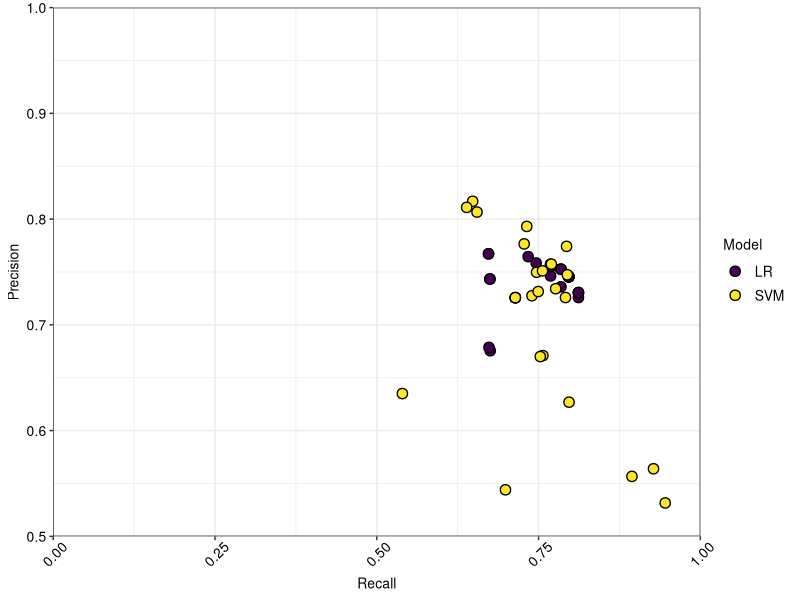
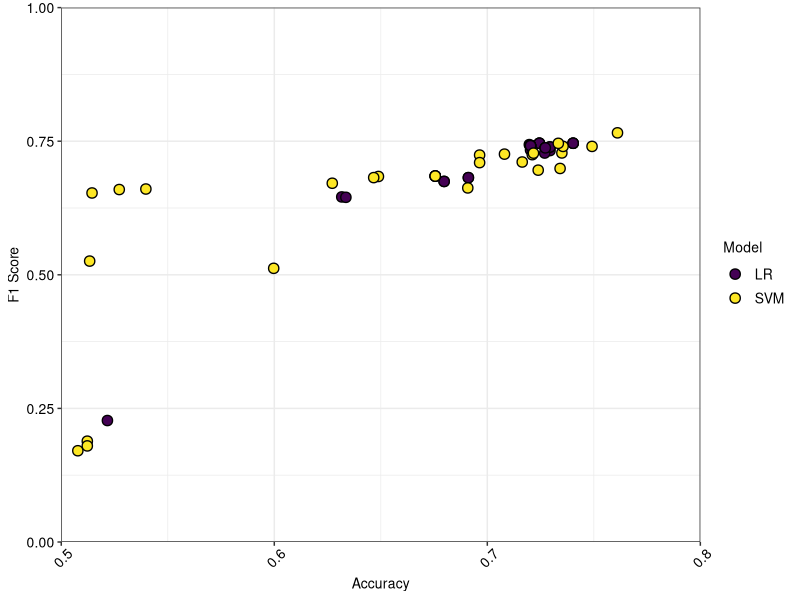

Source code (R) for these figures, in order:
library(tidyverse)
library(viridis)

met <- read.csv("LSI_MULTI_MET.csv",header=TRUE,fileEncoding='UTF-8-BOM')
met$Model <- as.factor(met$Model)

t1 <- theme_bw()+
  theme(text=element_text(size=10,color="black"),
        legend.text=element_text(size=10,color="black"),
        axis.title.x=element_text(size=10,color="black"),
        axis.title.y=element_text(size=10,color="black"),
        axis.text.y=element_text(size=10,color="black"),
        axis.text.x=element_text(size=10,color="black",angle=45,vjust=0.7)
        )

pl <- list(
  t1,
  geom_point(pch=21,size=3,stroke=0.7,color='black'),
  scale_fill_viridis(discrete=T)
)

p1 <- ggplot(met,aes(fill=Model,x=Recall,y=Precision))+pl+
  scale_x_continuous(expand=c(0,0),limits=c(0,1))+
  scale_y_continuous(expand=c(0,0),limits=c(0.5,1))+
  xlab('Recall')+ylab('Precision')
  

p2 <- ggplot(met,aes(fill=Model,x=Accuracy,y=F1_Score))+pl+
  scale_x_continuous(expand=c(0,0),limits=c(0.5,0.8))+
  scale_y_continuous(expand=c(0,0),limits=c(0,1))+
  xlab('Accuracy')+ylab('F1 Score')

tiff("REC-PRE.tiff",height=2,width=3.25,units='in',res=300,compression="lzw")
p1
dev.off()

tiff("ACC-F1S.tiff",height=2,width=3.25,units='in',res=300,compression="lzw")
p2
dev.off()